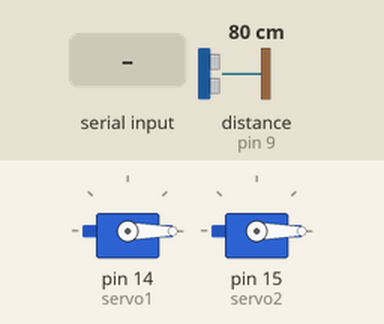
A sketch run on a simulated Arduino Uno, built with avr-gcc and run on an emulated ATmega328P. Parts: 2 × servo. The inputs (shaded band) are chosen by the test bench; at power-on: distance to the obstacle (sensor on pin 9) 80 cm. The echo pulse lasts 58.3 µs per cm; what the sketch prints to the serial monitor is not drawn.

Above: at 1.2 s.
1.3 s: "x90\n" received over Serial
2.8 s: "x,45\n" received over Serial
At 4.0 s:
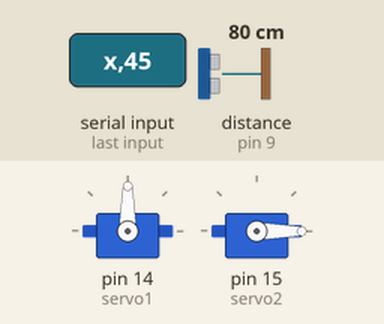
4.3 s: "y90\n" received over Serial
At 5.3 s:
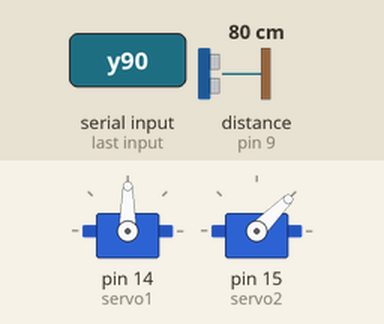
5.8 s: "y,45\n" received over Serial
At 6.4 s:
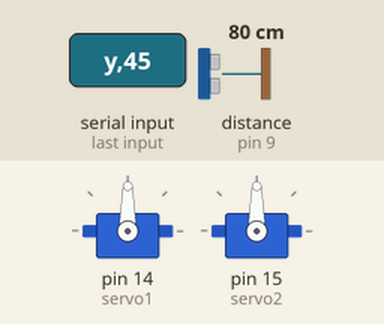
7.3 s: "x" received over Serial
At 7.6 s:
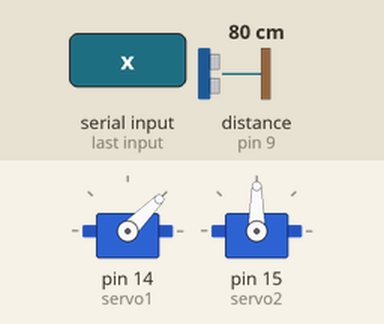
8.8 s: "y" received over Serial
At 9.9 s:
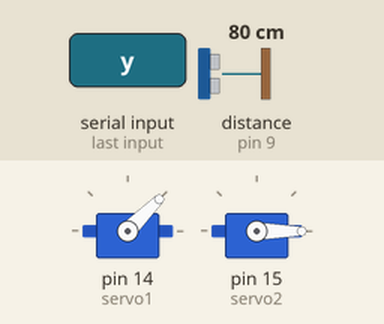
Timing chart, 0 to 11.3 s (numbered marks = the images above; inputs shaded):
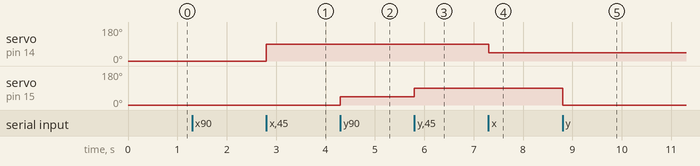

The sketch:

ServoScan.ino
```cpp
/*
Arduino program to control a ultrasonic 3-D mapping sensor.
The programs controls an HC-SR04 ultrasonic sensor connected to the Arduino board.
A collaborating Processing sketch interacts with this program with serial communication to control the angle

Authors:Prithvijit Chakrabarty (prithvichakra@gmail.com)
        Kartik S. Lovekar (kslovekar@gmail.com)
*/
#include <Servo.h>
#include <NewPing.h>

//Set pin numbers
#define PING_PIN  8
#define ECHO_PIN  9
//Maximum distance(cm) the HC-SR04 can detect accurately
#define MAX_DISTANCE 450
//Time delay to wait for the receiver to register the echo
#define DELAY_LOOP  3

Servo servo1;
Servo servo2;
NewPing sonar(PING_PIN, ECHO_PIN, MAX_DISTANCE); // NewPing setup of pin and maximum distance.
int val;

void setup() {
  pinMode(1,OUTPUT);
  //Attach servos
  servo1.attach(14); //analog pin 0
  servo2.attach(15);  //analog pin 1
  Serial.begin(9600);
  //Serial.println("Ready");
  val = 0;
  //Set servos to 0 degreees initially
  servo1.write(val);
  servo2.write(val);
}

void loop() {
  //Protocol to communicate with the Processing sketch
  if(Serial.available()){
    int c = Serial.read();
    //delay(50);
    switch(c){
      case '0'...'9': val = val*10 + c - '0';
                      break;
      case 'x': servo1.write(val);
                scan(1);
                c = '\0';
                break;
      case 'y': servo2.write(val);
                scan(2);
                c = '\0';
                break;
    }
    //servo1.write(c);
    //delay(50);
  }
}

//Run one scan with a sonar ping
void scan(int servo_num){
  int avg = 0, i, NUM = 3;
  //for(i = 0; i < NUM; i++){
      unsigned int uS = sonar.ping(); // Send ping, get ping time in microseconds (uS).
      /*int dist = sonar.ping();
      avg += dist;
      //delay(30);
  }
  unsigned int uS = avg/NUM;*/

  //Format to communicate with the Processing sketch <servo_num>-<angle>:<distance>c
  //servo_num represents the horizontal or vertical servo
  Serial.print(servo_num);
  Serial.print("-");
  Serial.print(val);
  Serial.print(":");
  //Convert to cm
  Serial.print(uS / US_ROUNDTRIP_CM);
  Serial.print("c");
  val = 0;
}
```

Measured:
- after the input at 1.3 s, every drawn part: stays the same
- after the input at 2.8 s, servo on pin 14 (servo1): 0° → 90° at once
- after the input at 4.3 s, servo on pin 15 (servo2): 0° → 45° at once
- after the input at 5.8 s, servo on pin 15 (servo2): 45° → 90° at once
- after the input at 7.3 s, servo on pin 14 (servo1): 90° → 45° at once
- after the input at 8.8 s, servo on pin 15 (servo2): 90° → 0° at once
